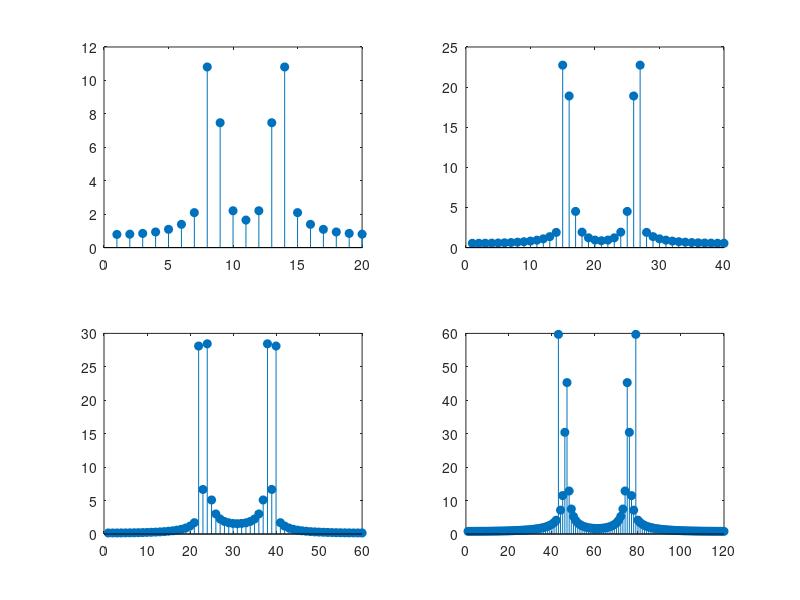
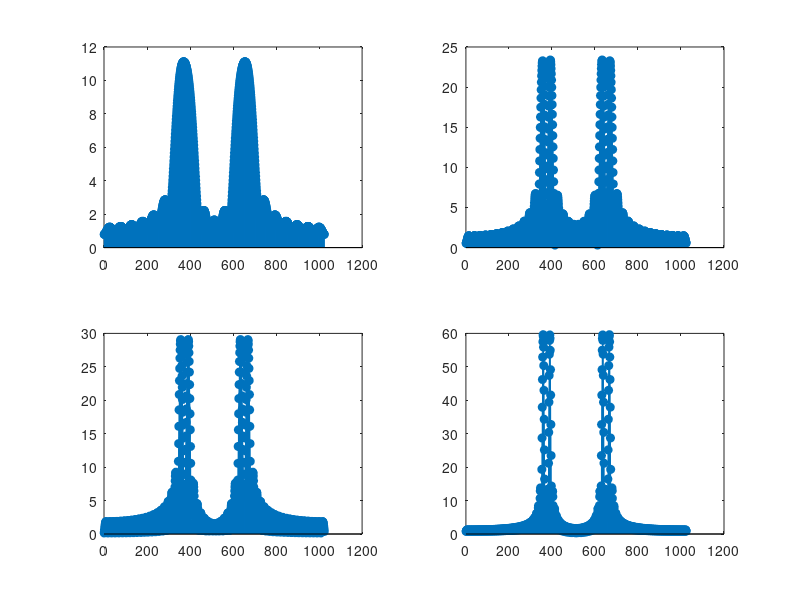

Here is the MATLAB script that generated these plots, in order:
clear all;

n20 = 0:19;
n40 = 0:39;
n60 = 0:59;
n120 = 0:119;

x20 = cos(0.24*pi*n20)+cos(0.3*pi*n20);
x40 = cos(0.24*pi*n40)+cos(0.3*pi*n40);
x60 = cos(0.24*pi*n60)+cos(0.3*pi*n60);
x120 = cos(0.24*pi*n120)+cos(0.3*pi*n120);

x20_z1024=zeros(1,1024); x20_z1024(1:20)=x20;
x40_z1024=zeros(1,1024); x40_z1024(1:40)=x40;
x60_z1024=zeros(1,1024); x60_z1024(1:60)=x60;
x120_z1024=zeros(1,1024); x120_z1024(1:120)=x120;

k20 = fftshift(fft(x20));
k40 = fftshift(fft(x40));
k60 = fftshift(fft(x60));
k120 = fftshift(fft(x120));

k20_z1024 = fftshift(fft(x20_z1024));
k40_z1024 = fftshift(fft(x40_z1024));
k60_z1024 = fftshift(fft(x60_z1024));
k120_z1024 = fftshift(fft(x120_z1024));

figure;
subplot(2,2,1); stem(abs(k20),'filled'); 
subplot(2,2,2); stem(abs(k40),'filled');
subplot(2,2,3); stem(abs(k60),'filled');
subplot(2,2,4); stem(abs(k120),'filled');

figure;
subplot(2,2,1); stem(abs(k20_z1024),'filled');
subplot(2,2,2); stem(abs(k40_z1024),'filled');
subplot(2,2,3); stem(abs(k60_z1024),'filled');
subplot(2,2,4); stem(abs(k120_z1024),'filled');